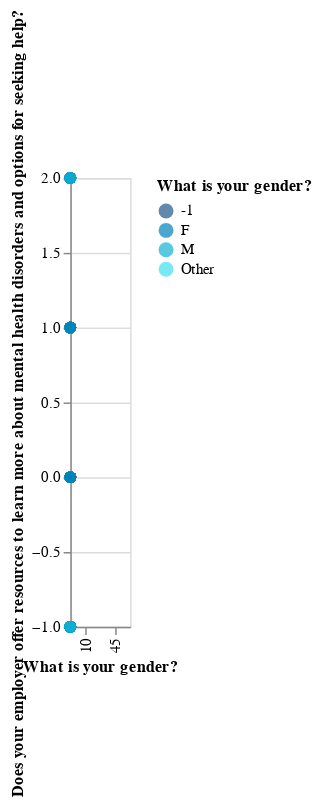

Here is the notebook cell this chart was saved with:
### Code cell
alt.Chart(df).mark_circle(size=60).encode(
    x=alt.X('What is your gender?', scale=alt.Scale(domain=[10, 45])),
    y='Does your employer offer resources to learn more about mental health disorders and options for seeking help?',
    color = alt.Color('What is your gender?', scale=alt.Scale(scheme='darkblue')))

### Figure 1 — Vega-Lite specification as saved in the notebook (floating-point values rounded to 4 significant figures; data arrays with more than 128 entries replaced by an {"elided": "..."} marker saying what was removed)
{"config": {"view": {"continuousWidth": 400, "continuousHeight": 300}}, "data": {"name": "data-1754227c051c1074133af245b94be3bc"}, "mark": {"type": "circle", "size": 60}, "encoding": {"color": {"type": "nominal", "field": "What is your gender?", "scale": {"scheme": "darkblue"}}, "x": {"type": "nominal", "field": "What is your gender?", "scale": {"domain": [10, 45]}}, "y": {"type": "quantitative", "field": "Does your employer offer resources to learn more about mental health disorders and options for seeking help?"}}, "$schema": "https://vega.github.io/schema/vega-lite/v4.8.1.json", "datasets": {"data-1754227c051c1074133af245b94be3bc": {"elided": "329 records"}}}
